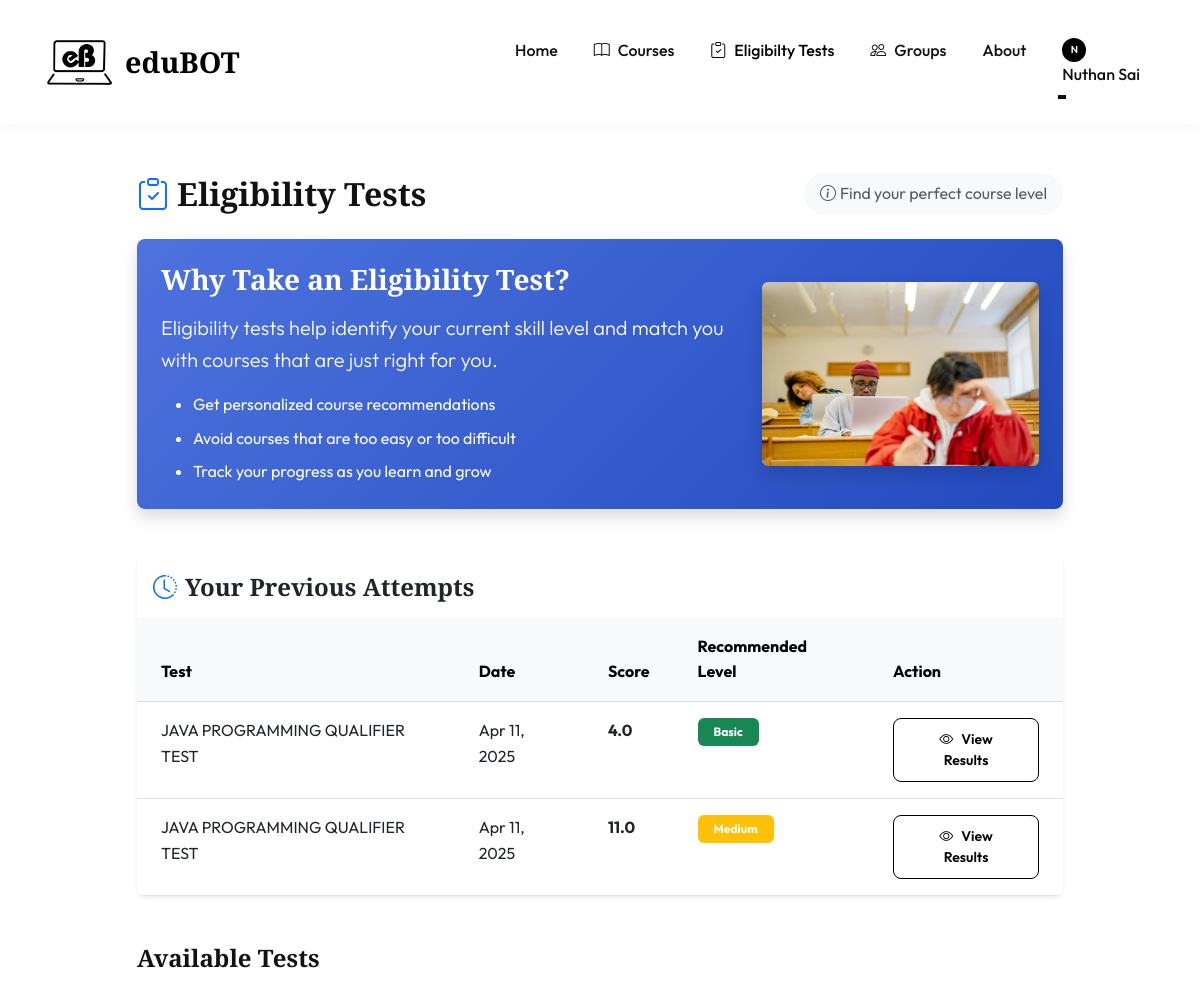
The app's page /course/placement-tests/ (signed in, upper part), older data.
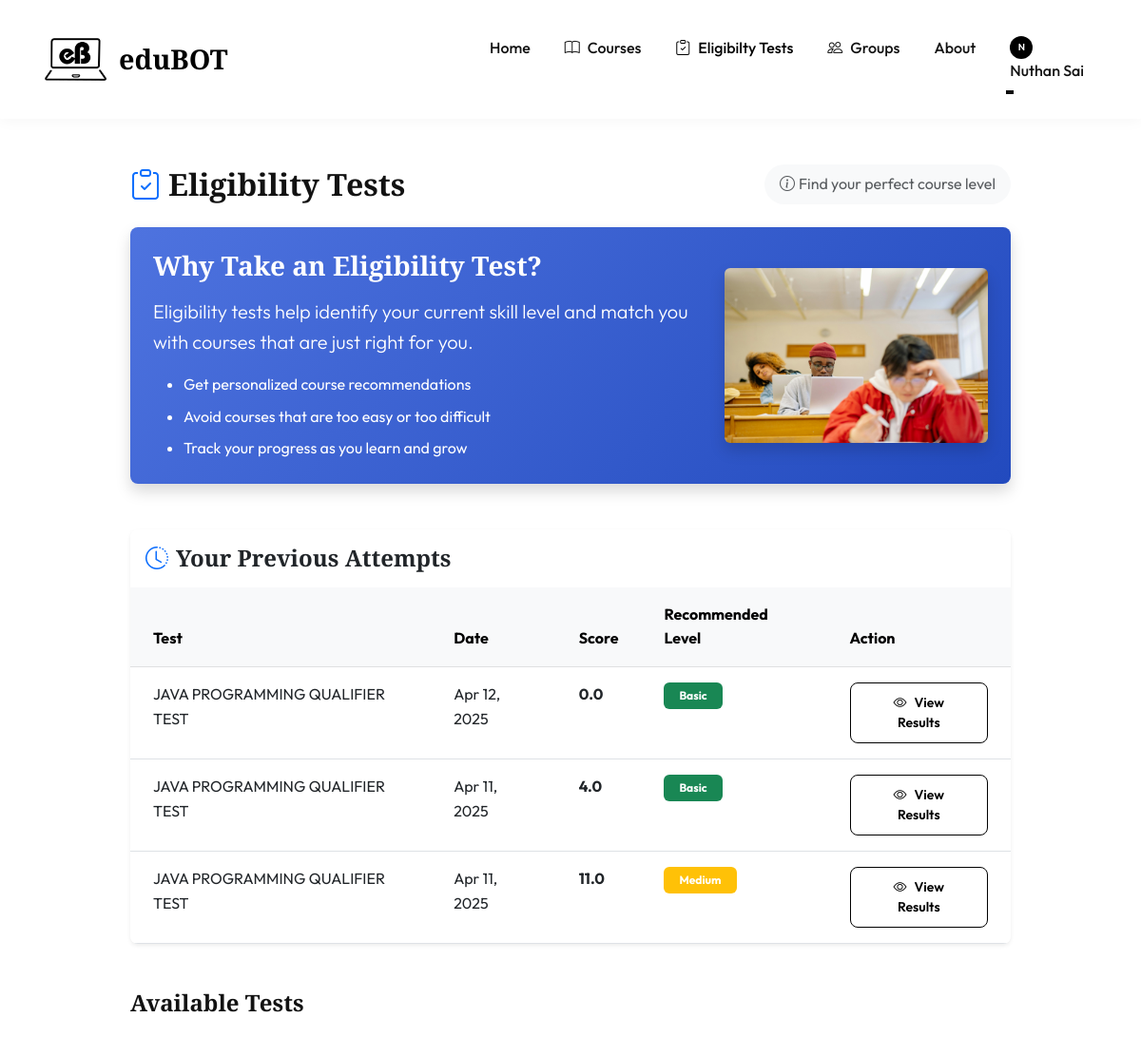
The same page, newer data.
### courses/models.py (models this page shows, shortened)
class PlacementTestAttempt(models.Model):
    student = models.ForeignKey(User, on_delete=models.CASCADE, related_name='placement_test_attempts')
    test = models.ForeignKey(PlacementTest, on_delete=models.CASCADE, related_name='attempts')
    start_time = models.DateTimeField(auto_now_add=True)
    end_time = models.DateTimeField(blank=True, null=True)
    score = models.FloatField(blank=True, null=True)
    recommended_level = models.CharField(max_length=20, choices=Course.LEVEL_CHOICES, blank=True)
    completed = models.BooleanField(default=False)

class PlacementTest(models.Model):
    title = models.CharField(max_length=200)
    description = models.TextField()
    category = models.ForeignKey(Category, on_delete=models.CASCADE, related_name='placement_tests')
    time_limit = models.PositiveIntegerField(help_text="Time limit in minutes", default=30)
    passing_percentage = models.PositiveIntegerField(
        default=60,
        validators=[MinValueValidator(1), MaxValueValidator(100)],
        help_text="Minimum percentage required to pass"
    )
    basic_cutoff = models.PositiveIntegerField(
        default=7,
        help_text="Score below which basic course is recommended"
    )
    intermediate_cutoff = models.PositiveIntegerField(
        default=15,
        help_text="Score below which intermediate course is recommended"
    )
    created_at = models.DateTimeField(auto_now_add=True)
    updated_at = models.DateTimeField(auto_now=True)
    is_active = models.BooleanField(default=True)

### courses/views.py (the view)
# urls.py: path('placement-tests/', views.placement_test_list, name='placement_test_list'),
@login_required
def placement_test_list(request):
    tests = PlacementTest.objects.filter(is_active=True).select_related('category')
    previous_attempts = PlacementTestAttempt.objects.filter(
        student=request.user,
        completed=True
    ).select_related('test').order_by('-end_time')
    context = {
        'tests': tests,
        'previous_attempts': previous_attempts
    }
    return render(request, 'courses/placement_test_list.html', context)

### templates/courses/placement_test_list.html (shortened to what the changed rows need)
{% extends 'accounts/base.html' %}
{% load static %}
{% block content %}
<div class="container py-5">
    <div class="row justify-content-center">
        <div class="col-lg-10">
            <div class="d-flex align-items-center justify-content-between mb-4">
                <h2 class="mb-0 fw-bold"><i class="bi bi-clipboard-check me-2 text-primary"></i>Eligibility Tests</h2>
            </div>
            {% if previous_attempts %}
            <div class="card border-0 shadow-sm mb-5">
                <div class="card-body p-0">
                    <div class="table-responsive">
                        <table class="table table-hover mb-0">
                            <thead class="table-light">
                                <tr>
                                    <th class="px-4 py-3">Test</th>
                                    <th class="px-4 py-3">Date</th>
                                    <th class="px-4 py-3">Score</th>
                                    <th class="px-4 py-3">Recommended Level</th>
                                    <th class="px-4 py-3">Action</th>
                                </tr>
                            </thead>
                            <tbody>
                                {% for attempt in previous_attempts %}
                                <tr>
                                    <td class="px-4 py-3">{{ attempt.test.title }}</td>
                                    <td class="px-4 py-3">{{ attempt.end_time|date:"M d, Y" }}</td>
                                    <td class="px-4 py-3 fw-bold">{{ attempt.score }}</td>
                                    <td class="px-4 py-3">
                                        <span class="badge {% if attempt.recommended_level == 'basic' %}bg-success{% elif attempt.recommended_level == 'medium' %}bg-warning{% else %}bg-danger{% endif %} px-3 py-2">
                                            {{ attempt.recommended_level|title }}
                                        </span>
                                    </td>
                                    <td class="px-4 py-3">
                                        <a href="{% url 'placement_test_result' attempt.id %}" class="btn btn-sm btn-outline-primary">
                                            <i class="bi bi-eye me-2"></i>View Results
                                        </a>
                                    </td>
                                </tr>
                                {% endfor %}
                            </tbody>
                        </table>
                    </div>
                </div>
            </div>
            {% endif %}
        </div>
    </div>
</div>
{% endblock %}

Row changes from the older to the newer data that the page shows:
added PlacementTestAttempt: test "JAVA PROGRAMMING QUALIFIER TEST", end_time "Apr 12, 2025", score "0.0", recommended_level "Basic"
